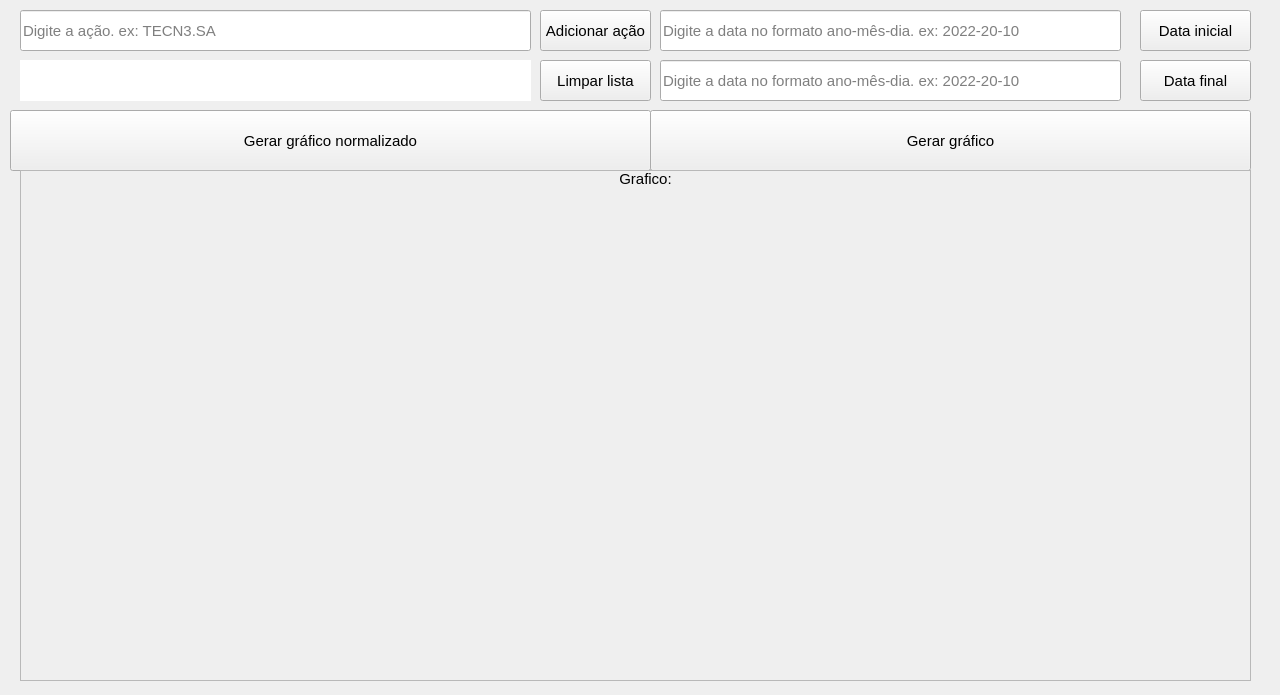
<?xml version="1.0" encoding="UTF-8"?>
<ui version="4.0">
 <class>displayGrafico</class>
 <widget class="QMainWindow" name="displayGrafico">
  <property name="geometry">
   <rect>
    <x>0</x>
    <y>0</y>
    <width>1280</width>
    <height>695</height>
   </rect>
  </property>
  <property name="minimumSize">
   <size>
    <width>372</width>
    <height>300</height>
   </size>
  </property>
  <property name="maximumSize">
   <size>
    <width>1280</width>
    <height>968</height>
   </size>
  </property>
  <property name="baseSize">
   <size>
    <width>0</width>
    <height>0</height>
   </size>
  </property>
  <property name="font">
   <font>
    <family>Ubuntu</family>
    <pointsize>11</pointsize>
   </font>
  </property>
  <property name="windowTitle">
   <string>Gráficos de Ações</string>
  </property>
  <property name="windowIcon">
   <iconset>
    <normaloff>download.png</normaloff>download.png</iconset>
  </property>
  <property name="layoutDirection">
   <enum>Qt::LeftToRight</enum>
  </property>
  <property name="autoFillBackground">
   <bool>true</bool>
  </property>
  <widget class="QWidget" name="centralwidget">
   <widget class="QPushButton" name="addLista">
    <property name="geometry">
     <rect>
      <x>540</x>
      <y>10</y>
      <width>111</width>
      <height>41</height>
     </rect>
    </property>
    <property name="text">
     <string>Adicionar ação</string>
    </property>
   </widget>
   <widget class="QPushButton" name="limpaLista">
    <property name="geometry">
     <rect>
      <x>540</x>
      <y>60</y>
      <width>111</width>
      <height>41</height>
     </rect>
    </property>
    <property name="text">
     <string>Limpar lista</string>
    </property>
   </widget>
   <widget class="QPushButton" name="geraGrafico">
    <property name="geometry">
     <rect>
      <x>650</x>
      <y>110</y>
      <width>601</width>
      <height>61</height>
     </rect>
    </property>
    <property name="text">
     <string>Gerar gráfico</string>
    </property>
   </widget>
   <widget class="QPushButton" name="Normalizar">
    <property name="geometry">
     <rect>
      <x>10</x>
      <y>110</y>
      <width>641</width>
      <height>61</height>
     </rect>
    </property>
    <property name="text">
     <string>Gerar gráfico normalizado</string>
    </property>
   </widget>
   <widget class="QLineEdit" name="recebeAcao">
    <property name="geometry">
     <rect>
      <x>20</x>
      <y>10</y>
      <width>511</width>
      <height>41</height>
     </rect>
    </property>
    <property name="placeholderText">
     <string>Digite a ação. ex: TECN3.SA</string>
    </property>
   </widget>
   <widget class="QLineEdit" name="recebeDataInicio">
    <property name="geometry">
     <rect>
      <x>660</x>
      <y>10</y>
      <width>461</width>
      <height>41</height>
     </rect>
    </property>
    <property name="placeholderText">
     <string>Digite a data no formato ano-mês-dia. ex: 2022-20-10</string>
    </property>
   </widget>
   <widget class="QLabel" name="displayLista">
    <property name="geometry">
     <rect>
      <x>20</x>
      <y>60</y>
      <width>511</width>
      <height>41</height>
     </rect>
    </property>
    <property name="styleSheet">
     <string notr="true">background-color: rgb(255, 255, 255);</string>
    </property>
    <property name="text">
     <string/>
    </property>
   </widget>
   <widget class="QPushButton" name="addDataInicial">
    <property name="geometry">
     <rect>
      <x>1140</x>
      <y>10</y>
      <width>111</width>
      <height>41</height>
     </rect>
    </property>
    <property name="text">
     <string>Data inicial</string>
    </property>
   </widget>
   <widget class="QPushButton" name="addDataFinal">
    <property name="geometry">
     <rect>
      <x>1140</x>
      <y>60</y>
      <width>111</width>
      <height>41</height>
     </rect>
    </property>
    <property name="text">
     <string>Data final</string>
    </property>
   </widget>
   <widget class="QLineEdit" name="recebeDataFinal">
    <property name="geometry">
     <rect>
      <x>660</x>
      <y>60</y>
      <width>461</width>
      <height>41</height>
     </rect>
    </property>
    <property name="placeholderText">
     <string>Digite a data no formato ano-mês-dia. ex: 2022-20-10</string>
    </property>
   </widget>
   <widget class="QLabel" name="labelGrafico">
    <property name="geometry">
     <rect>
      <x>20</x>
      <y>170</y>
      <width>1251</width>
      <height>511</height>
     </rect>
    </property>
    <property name="text">
     <string>Grafico:</string>
    </property>
    <property name="alignment">
     <set>Qt::AlignHCenter|Qt::AlignTop</set>
    </property>
   </widget>
   <widget class="QFrame" name="frameGrafico">
    <property name="geometry">
     <rect>
      <x>20</x>
      <y>170</y>
      <width>1231</width>
      <height>511</height>
     </rect>
    </property>
    <property name="frameShape">
     <enum>QFrame::StyledPanel</enum>
    </property>
    <property name="frameShadow">
     <enum>QFrame::Raised</enum>
    </property>
   </widget>
  </widget>
 </widget>
 <resources/>
 <connections/>
</ui>
